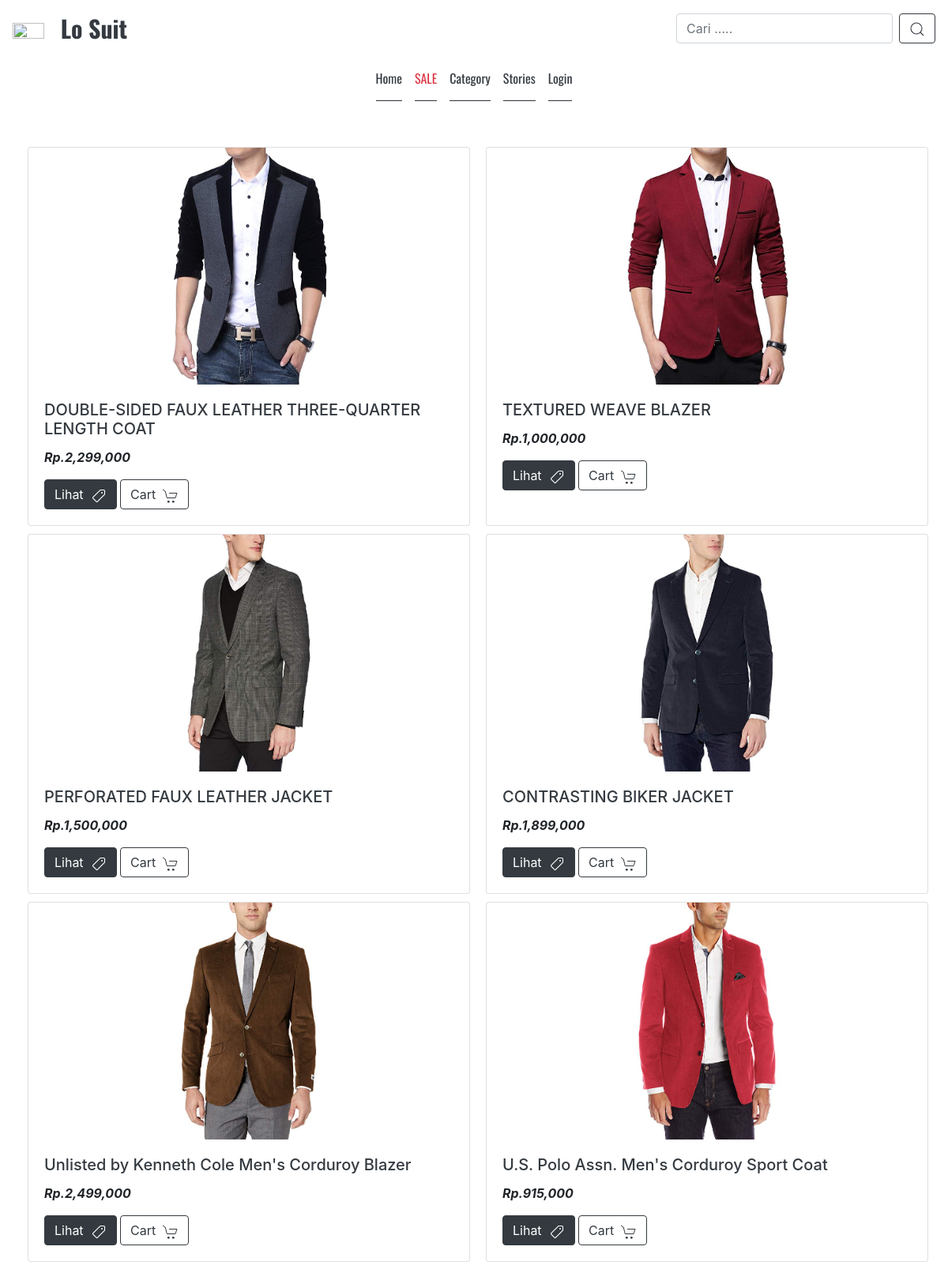
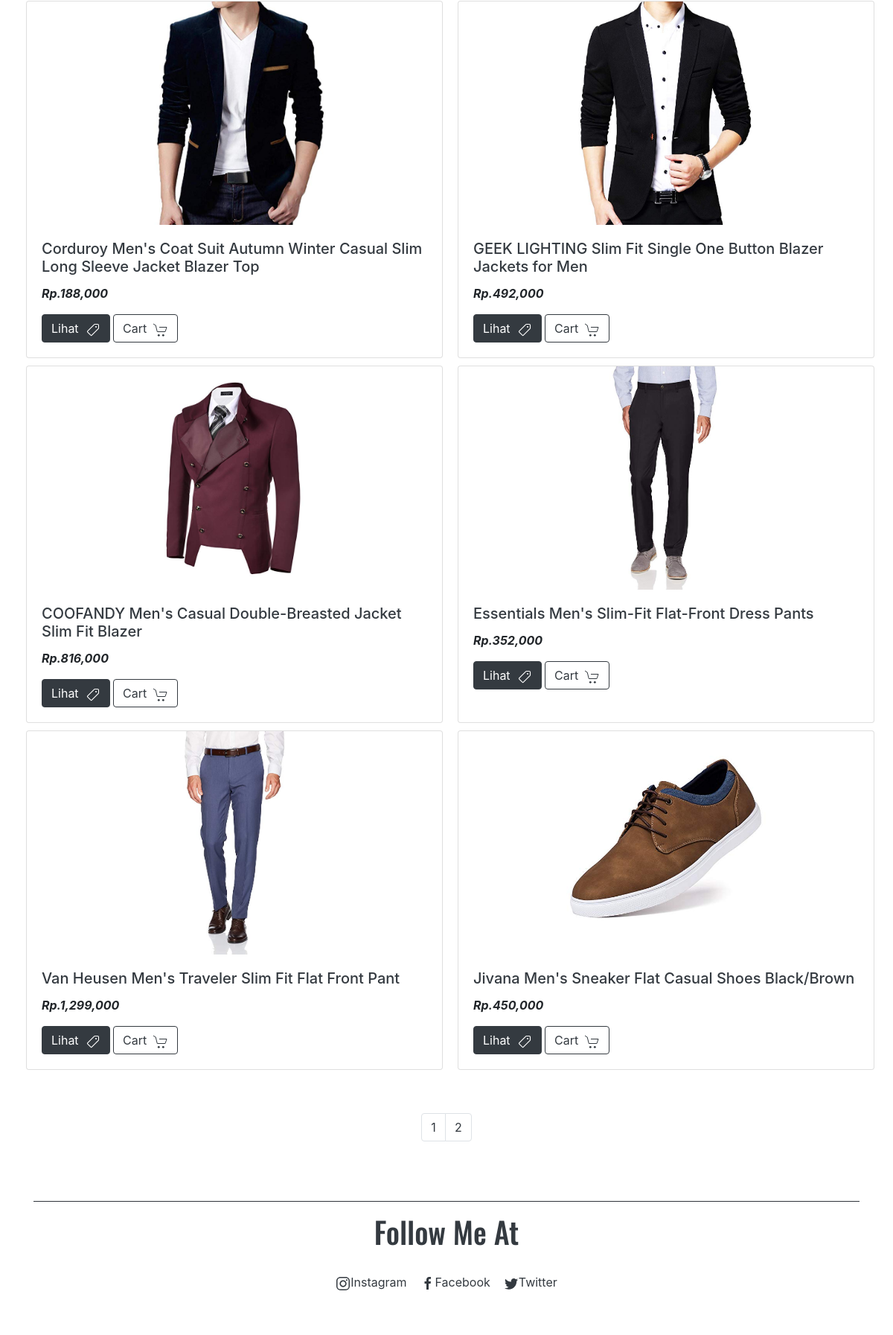
Page /view/sale.php (upper part) on the committed database (2 pictures, top to bottom).
### tables this page shows
CREATE TABLE `produk` (
  `id` int(20) NOT NULL,
  `user_id` int(20) NOT NULL,
  `kategori_id` int(20) NOT NULL,
  `nama` varchar(200) NOT NULL,
  `harga` int(20) NOT NULL,
  `warna` varchar(200) NOT NULL,
  `deskripsi` longtext NOT NULL,
  `ukuran` varchar(100) NOT NULL,
  `image` text NOT NULL,
  `created_at` datetime NOT NULL DEFAULT CURRENT_TIMESTAMP,
  `update_at` datetime NOT NULL DEFAULT CURRENT_TIMESTAMP ON UPDATE CURRENT_TIMESTAMP,
  `delete_at` datetime DEFAULT CURRENT_TIMESTAMP
);

### function/produk.php (called while the page is built, shortened)
<?php
    function get($start, $perPage){
        $query  = "SELECT produk.id, produk.nama, produk.harga, produk.warna, produk.deskripsi, produk.ukuran, produk.image, produk.created_at, user.name, kategori.keterangan AS kategori FROM produk INNER JOIN user ON produk.user_id = user.id LEFT JOIN kategori ON produk.kategori_id = kategori.id LIMIT $start, $perPage";
        return result($query);
    }
    function all(){
        $query = "SELECT * FROM produk";
        return result($query);
    }

### function/control.php (called while the page is built, shortened)
<?php
    function result($query){
        global $connection;
        if($result = mysqli_query($connection, $query) or die('gagal menampilkan data')){
            return $result;
        }
    }

### config/init.php (called while the page is built, shortened)
<?php
    $base_url = 'http://localhost/locloth/';
    require_once '../function/connection.php';
    require_once '../function/control.php';
    require_once '../function/produk.php';

### view/sale.php (the view, shortened to what this page needs)
<?php
    require_once '../config/init.php';
    $perPage = 12;
    $page    = isset($_GET['page']) ? (int)$_GET['page'] : 1;
    $start   = ($page > 1) ? ($page * $perPage) - $perPage : 0;
    $produk = get($start, $perPage);
    $result  = all();
    $total   = mysqli_num_rows($result);
    $pages   = ceil($total/$perPage);
?>
<!DOCTYPE html>
<html>
<head>
    <link rel="stylesheet" href="../assets/uikit/css/uikit.min.css" />
    <link rel="stylesheet" href="../assets/bootstrap/css/bootstrap.css">
</head>
<body>
        <?php require_once '../template/navigation.php'; ?>
        <div class="container-fluid mt-3">
    <div class="row">
            <div class="col">
                <div class="grid-container">
                    <?php while($item = mysqli_fetch_object($produk)) { ?>
                    <a href="show.php?id=<?php echo $item->id; ?>">
                        <div class="card">
                            <?php if(!empty($item->image)) { ?>
                                <img class="card-img-top" style="height: 300px; width: 100%;object-fit: contain;" src="../assets/image/<?php echo $item->image; ?>" alt="Card image cap">
                            <?php } ?>
                            <div class="card-body">
                                <b><h5 class="card-title">
                                    <a href="show.php?id=<?php echo $item->id; ?>" class="text-dark">
                                        <?php echo $item->nama; ?>
                                    </a>
                                </h5></b>
                                <p>
                                  <b><i>  Rp.<?php echo number_format($item->harga); ?>  </i></b>
                                </p>
                                <a href="show.php?id=<?php echo $item->id; ?>" class="btn btn-dark">Lihat &nbsp;<span uk-icon="tag"></span></a>
                             <?php if(!isset($_SESSION['email'])) { ?>
                                <a href="<?php echo $base_url; ?>auth/login.php" class="btn btn-outline-dark">Cart &nbsp;<span uk-icon="cart"></span></a>
                            <?php  } else { ?>
                                    <a href="tambah_keranjang.php?id=<?php echo $item->id; ?>" class="btn btn-outline-dark">Cart &nbsp;<span uk-icon="cart"></span></a>
                                <?php } ?>
                            </div>
                        </div>
                    <?php } ?>
                </div>
                <nav aria-label="Page navigation example" class="mt-5">
                    <ul class="pagination justify-content-center">
                        <?php for($pageNumber = 1; $pageNumber <= $pages; $pageNumber++){ ?>
                            <li class="page-item"><a class="page-link text-dark" href="?page=<?php echo $pageNumber; ?>"><?php echo $pageNumber; ?></a></li>
                        <?php } ?>
                    </ul>
                </nav>
    <br><br>
    <div class="container">
            <hr class="bg-dark">
        </div>
    <?php require_once '../template/footer.php'; ?>
   </body>
   </html>

### template/navigation.php (shortened to what this page needs)
<?php
require_once '../config/init.php';
?>
<nav class="navbar navbar-light bg-white">
<a class="navbar-brand text-dark" style="font-family: 'Oswald', sans-serif; font-size: 30px;" href="index.php">
    <img src="../assets/images/logo.png" width="40" height="30" class="d-inline-block align-top" alt="">
    &nbsp; <b>Lo Suit</b>
  </a>
  <form class="form-inline" action="../view/sale.php" method="get">
    <input class="form-control mr-sm-2" type="search" name="cari" autocomplete="off" placeholder="Cari ....." aria-label="Search">
    <button class="btn btn-outline-dark my-2 my-sm-0" type="submit"><span uk-icon="search"></span></button>
  </form>
</nav>
<nav class="navbar navbar-expand-lg navbar-muted bg-white" uk-sticky="bottom: #offset">
  <div class="collapse navbar-collapse d-flex justify-content-center" id="navbarNavAltMarkup">
    <div class="navbar-nav">
      <a class="nav-item nav-link text-dark" style="font-family: 'Oswald', sans-serif;"href="../view/index.php">Home <hr class="bg-dark"></a>
      <a class="nav-item nav-link text-danger" style="font-family: 'Oswald', sans-serif;" href="../view/sale.php">SALE<hr class="bg-dark"></a>
      <a class="nav-item nav-link text-dark" style="font-family: 'Oswald', sans-serif;" href="../kategori/index.php">Category<hr class="bg-dark"></a>
      <a class="nav-item nav-link text-dark" style="font-family: 'Oswald', sans-serif;" href="../view/stories.php">Stories<hr class="bg-dark"></a>
      <?php if(isset($_SESSION['email'])) { ?>
        <a class="nav-item nav-link text-dark" style="font-family: 'Oswald', sans-serif;" href="../auth/logout.php">Logout<hr class="bg-dark"></a>
        <?php } else { ?>
      <a class="nav-item nav-link text-dark" style="font-family: 'Oswald', sans-serif;" href="../auth/login.php">Login<hr class="bg-dark"></a>
        <?php } ?>
    </div>
  </div>
</nav>

### template/footer.php (shortened to what this page needs)
      <h1 class="text-dark d-flex justify-content-center" style="font-family: 'Oswald', sans-serif;">Follow Me At</h1>
<br>
<div class="container  d-flex justify-content-center">
<br>
    <a href="https://www.instagram.com/faris_rizqilail/" class="text-dark"><span uk-icon="icon: instagram"></span>Instagram</a>
    <a href="https://www.facebook.com/faris.r.lail" class="text-dark"><span uk-icon="icon: facebook"></span>Facebook</a>
    <a href="" class="text-dark"><span uk-icon="icon: twitter"></span>Twitter</a>
  </div>
  <br><br>

### view/sale.php (style rules this page uses)
.grid-container { display: grid; grid-template-columns: auto auto auto auto; grid-gap: 10px; padding: 10px; }

### rows in the picture
produk: image (picture), nama "DOUBLE-SIDED FAUX LEATHER THREE-QUARTER LENGTH COAT", harga "2,299,000"
produk: image (picture), nama "TEXTURED WEAVE BLAZER", harga "1,000,000"
produk: image (picture), nama "PERFORATED FAUX LEATHER JACKET", harga "1,500,000"
produk: image (picture), nama "CONTRASTING BIKER JACKET", harga "1,899,000"
produk: image (picture), nama "Unlisted by Kenneth Cole Men's Corduroy Blazer", harga "2,499,000"
produk: image (picture), nama "U.S. Polo Assn. Men's Corduroy Sport Coat", harga "915,000"
produk: image (picture), nama "Corduroy Men's Coat Suit Autumn Winter Casual Slim Long Sleeve Jacket Blazer Top", harga "188,000"
produk: image (picture), nama "GEEK LIGHTING Slim Fit Single One Button Blazer Jackets for Men", harga "492,000"
produk: image (picture), nama "COOFANDY Men's Casual Double-Breasted Jacket Slim Fit Blazer", harga "816,000"
produk: image (picture), nama "Essentials Men's Slim-Fit Flat-Front Dress Pants", harga "352,000"
produk: image (picture), nama "Van Heusen Men's Traveler Slim Fit Flat Front Pant", harga "1,299,000"
produk: image (picture), nama "Jivana Men's Sneaker Flat Casual Shoes Black/Brown", harga "450,000"
